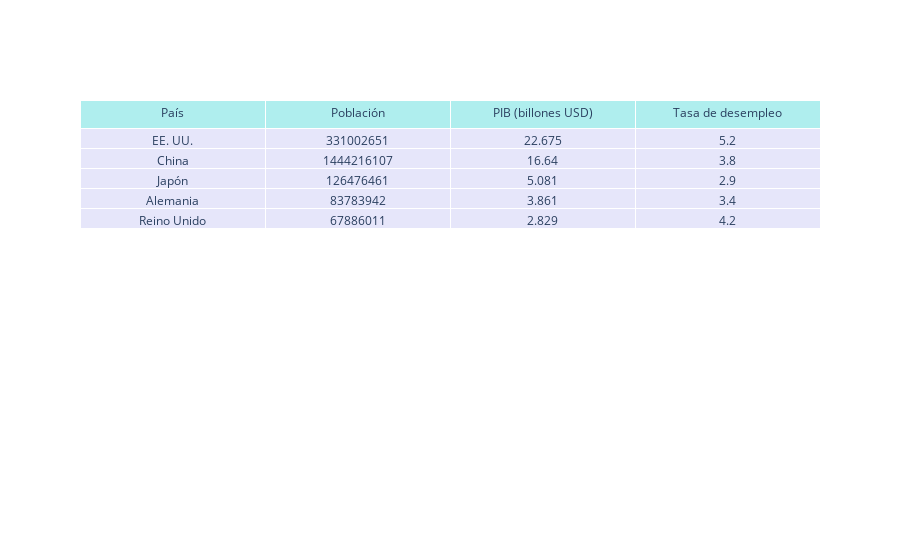

The code cell stored with this chart in its notebook:
### Code cell
table = go.Table(
    header=dict(values=list(df.columns),
                fill_color='paleturquoise',
                align='center'),
    cells=dict(values=[df[column] for column in df.columns],
               fill_color='lavender',
               align='center')
)

data = [table]
fig = go.Figure(data)
fig.show()

### Figure 1 — Plotly figure (JSON) as saved in the notebook; plotly's stock layout.template omitted (floating-point values rounded to 4 significant figures)
{"data": [{"cells": {"align": "center", "fill": {"color": "lavender"}, "values": [["EE. UU.", "China", "Japón", "Alemania", "Reino Unido"], [331002651, 1444216107, 126476461, 83783942, 67886011], [22.68, 16.64, 5.081, 3.861, 2.829], [5.2, 3.8, 2.9, 3.4, 4.2]]}, "header": {"align": "center", "fill": {"color": "paleturquoise"}, "values": ["País", "Población", "PIB (billones USD)", "Tasa de desempleo"]}, "type": "table"}], "layout": {}}
